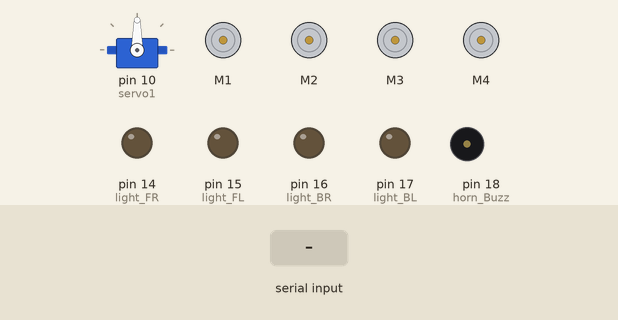
This sketch was run on a simulated Arduino Uno, built with avr-gcc and run on an emulated ATmega328P. Shown: servo, 4 × DC motor (green arrow = forward, orange = backward, longer = faster), output pins drawn as LEDs (lit = HIGH), buzzer (waves = sounding, pin HIGH). Inputs (shaded band) come from the test bench.

Above: at 2.2 s.
2.3 s: "t" received over Serial
At 4.2 s:
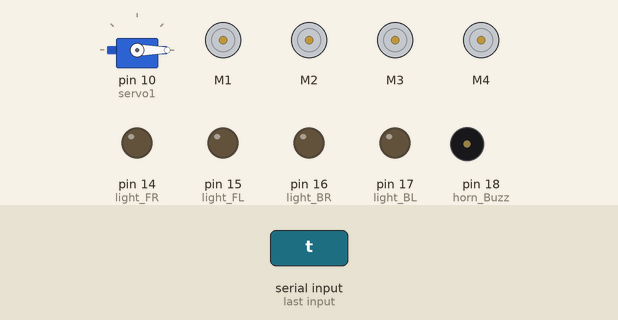
5.3 s: "w" received over Serial
At 6.0 s:
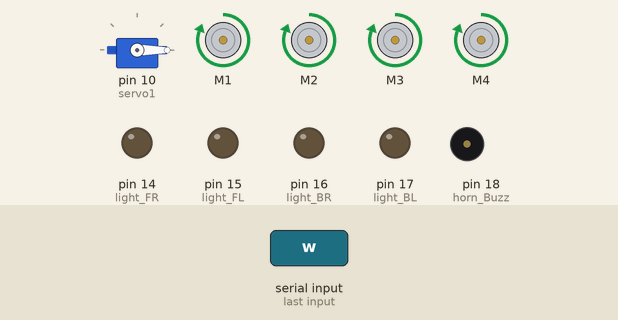
6.8 s: "s" received over Serial
At 7.1 s:
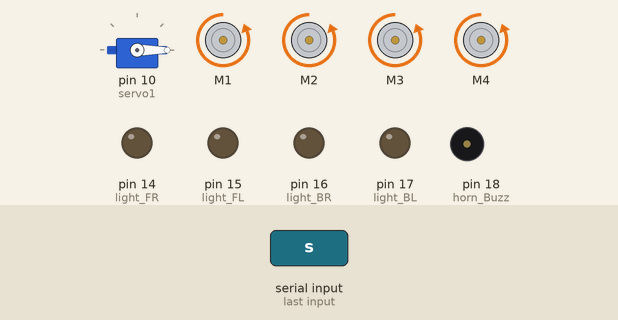
8.3 s: "a" received over Serial
At 9.4 s:
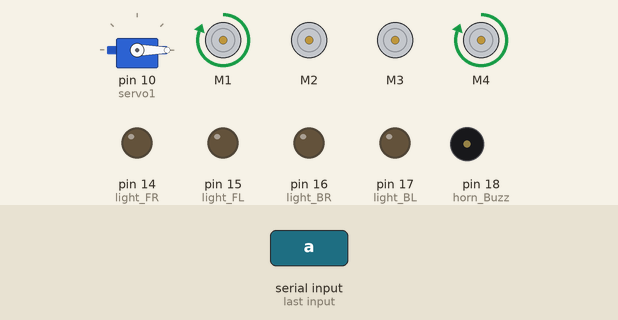
9.8 s: "d" received over Serial
At 10.6 s:
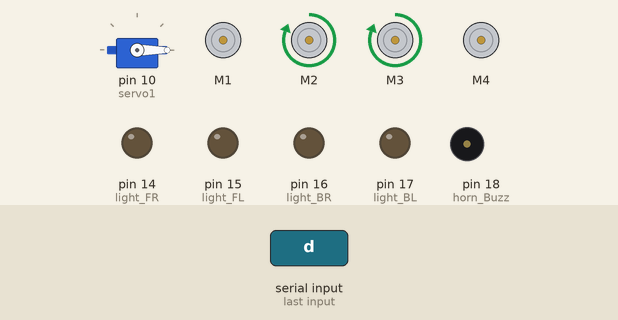
11.3 s: "p" received over Serial
At 11.7 s:
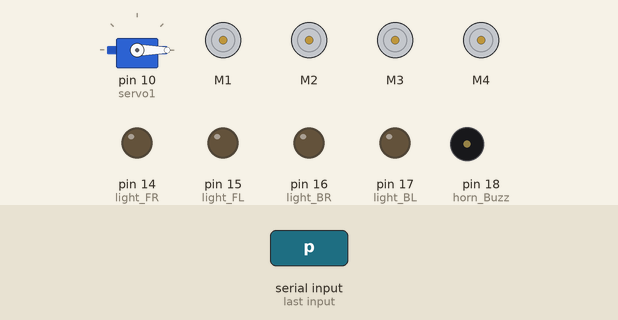
Timing chart, 0 to 13.8 s (numbered marks = the images above; inputs shaded):
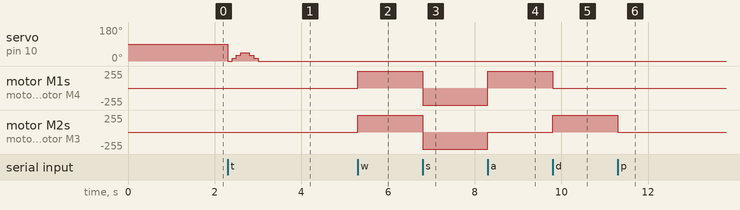

Measured:
- after the input at 2.3 s, servo on pin 10 (servo1): 90° → 0° at once, → 15° 0.10 s later, → 30° 0.10 s later, → 45° 0.10 s later, … (7 changes in this stretch)
- after the input at 5.3 s, motor M1–4: stopped → forward 255/255 at once
- after the input at 6.8 s, motor M1–4: forward 255/255 → backward 255/255 at once
- after the input at 8.3 s, motor M1, motor M4: backward 255/255 → forward 255/255 at once; motor M2, motor M3: backward 255/255 → stopped at once
- after the input at 9.8 s, motor M1, motor M4: forward 255/255 → stopped at once; motor M2, motor M3: stopped → forward 255/255 at once
- after the input at 11.3 s, motor M2, motor M3: forward 255/255 → stopped at once

The sketch:

araba_motorsurucu.ino
```cpp
#include <AFMotor.h>
#include <Servo.h>
#define light_FR  14    //LED Front Right   pin A0 for Arduino Uno
#define light_FL  15    //LED Front Left    pin A1 for Arduino Uno
#define light_BR  16    //LED Back Right    pin A2 for Arduino Uno
#define light_BL  17    //LED Back Left     pin A3 for Arduino Uno
#define horn_Buzz 18    //Horn Buzzer       pin A4 for Arduino Uno

AF_DCMotor motor1(1);
AF_DCMotor motor2(2);
AF_DCMotor motor3(3);
AF_DCMotor motor4(4);

int command; //Int to store app command state.
int speedCar = 255; // Initial car speed set 0 to 255.
boolean lightFront = false;
boolean lightBack = false;
boolean horn = false;

Servo servo1;
int aci;

void setup()
{
  pinMode(light_FR, OUTPUT);
  pinMode(light_FL, OUTPUT);
  pinMode(light_BR, OUTPUT);
  pinMode(light_BL, OUTPUT);
  pinMode(horn_Buzz, OUTPUT);
  servo1.attach(10);
  servo1.write(90);
  delay(1000);

  Serial.begin(9600);

  Stop();
}
void forward()
{
  motor1.run(FORWARD);
  motor2.run(FORWARD);
  motor3.run(FORWARD);
  motor4.run(FORWARD);
  motor1.setSpeed(speedCar);
  motor2.setSpeed(speedCar);
  motor3.setSpeed(speedCar);
  motor4.setSpeed(speedCar);
}
void backward()
{
  motor1.run(BACKWARD);
  motor2.run(BACKWARD);
  motor3.run(BACKWARD);
  motor4.run(BACKWARD);
  motor1.setSpeed(speedCar);
  motor2.setSpeed(speedCar);
  motor3.setSpeed(speedCar);
  motor4.setSpeed(speedCar);
}
void left()
{
  motor1.run(FORWARD);
  motor2.run(RELEASE);
  motor3.run(RELEASE);
  motor4.run(FORWARD);
  motor1.setSpeed(speedCar);
  motor4.setSpeed(speedCar);
}
void right()
{
  motor1.run(RELEASE);
  motor2.run(FORWARD);
  motor3.run(FORWARD);
  motor4.run(RELEASE);
  motor2.setSpeed(speedCar);
  motor3.setSpeed(speedCar);
}
void Stop()
{
  motor1.run(RELEASE);
  motor2.run(RELEASE);
  motor3.run(RELEASE);
  motor4.run(RELEASE);
}

void servoAc() {
  for (aci = 0; aci <= 45; aci += 15) {
    servo1.write(aci);
    delay(100);
  }
  for (aci = 45; aci >= 0; aci -= 15) {
    servo1.write(aci);
    delay(100);
  }
}
void servoKapat() {
  servo1.write(0);
  delay(100);
}

void loop() {
  if (Serial.available() > 0) {
    command = Serial.read();
    Stop();       //Initialize with motors stopped.

    if (lightFront) {
      digitalWrite(light_FR, HIGH);
      digitalWrite(light_FL, HIGH);
    }
    if (!lightFront) {
      digitalWrite(light_FR, LOW);
      digitalWrite(light_FL, LOW);
    }
    if (lightBack) {
      digitalWrite(light_BR, HIGH);
      digitalWrite(light_BL, HIGH);
    }
    if (!lightBack) {
      digitalWrite(light_BR, LOW); digitalWrite(light_BL, LOW);
    }
    if (horn) {
      digitalWrite(horn_Buzz, HIGH);
    }
    if (!horn) {
      digitalWrite(horn_Buzz, LOW);
    }

    switch (command) {
      case 'w': forward(); break;
      case 's': backward(); break;
      case 'a': left(); break;
      case 'd': right(); break;
      case 'p': Stop(); break;

      case '1': speedCar = 50; break;
      case '2': speedCar = 75; break;
      case '3': speedCar = 100; break;

      case 't': servoAc(); break;
      case 'u': servoKapat(); break;
    }
  }
}
```
